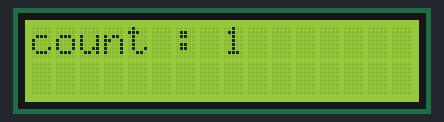
A sketch run on a simulated ESP8266 (NodeMCU). Shown: 16×2 character LCD.

Above: at 0.1 s.
At 4.2 s:
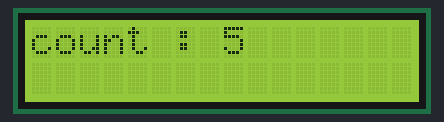
At 9.2 s:
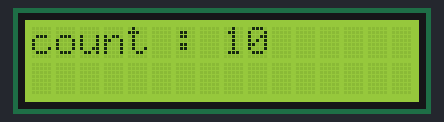
At 19.4 s:
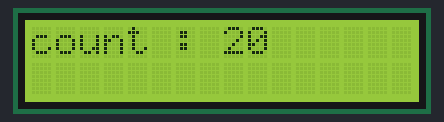
At 28.5 s:
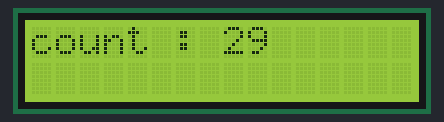
At 38.6 s:
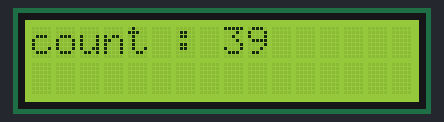

The sketch:

_8266LCD_I2C.ino
```cpp
#include <LiquidCrystal_I2C.h>

#include <Wire.h>

LiquidCrystal_I2C lcd(0x27, 16, 2);
int x = 1;
void setup() {

Serial.begin(115200);

//Use predefined PINS consts

Wire.begin(D2, D1);

lcd.begin();

lcd.home();

lcd.print("Hello, NodeMCU");

}

void loop(){
  lcd.clear();
  lcd.print("count : ");
  lcd.print(x);
  delay(1000);
  x +=1;
}
```

Measured:
- what the display in image 1 shows lasts 1.0 s, from 4.1 s to 5.1 s
